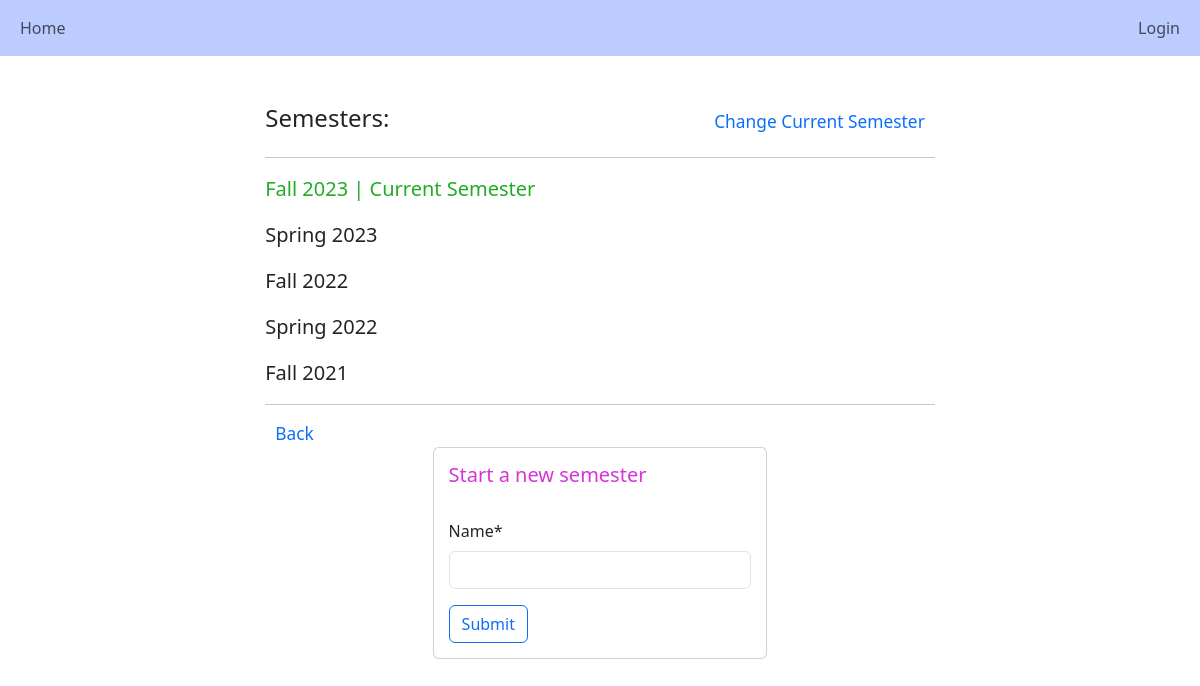
The app's page /semes/ with its own data.
### main/models.py (models this page shows)
class Semester(models.Model):
    name = models.CharField(max_length=255, default="")
    is_current = models.BooleanField(default=True)

### main/views.py (the view)
# urls.py: path('semes/', views.semes, name="semes"),
def semes(request):
    semesters = Semester.objects.all()
    if request.method == 'POST':
        form = SemesterForm(request.POST)
        if form.is_valid():
            sem = form.save(commit=False)
            sem.save()
            return redirect('/semes/', {"form":form, "semesters":semesters})
    else:
        form = SemesterForm()
    return render(request, 'main/semes.html', {"form":form, "semesters":semesters})

### main/forms.py
class SemesterForm(forms.ModelForm):
    class Meta:
        model = Semester
        fields = ["name"]

### main/templates/main/semes.html (shortened to what this page needs)
{% extends 'main/base.html' %}
{% load crispy_forms_tags %}
{% block content %}
<div style="width:60%; margin:auto">
    <br>
    <div style="display:flex; justify-content:space-between; align-items:center">
        <h4>Semesters:</h4>
        <a href="{% url 'current_semes' %}" style="font-size:13pt; text-decoration:none; margin-right:10px">Change Current Semester</a>
    </div>
    <hr>
    {% for semester in semesters %}
    <p {% if semester.is_current %} style="color:rgb(34, 172, 38); font-size:15pt"  {% else %} style="font-size:15pt" {% endif %}>{{semester.name}} {% if semester.is_current %} | Current Semester {% endif %}</p>
    {% endfor %}
    <hr>
    <a href="{% url 'home' %}" style="font-size:13pt; text-decoration:none; margin-left:10px">Back</a>
    <br>
    <div style="width:50%; padding:15px; margin:auto" class="card">
        <h5 style="color:rgb(214, 52, 214)">Start a new semester</h5><br>
        <form method="POST" name="semesterform">
            {{form|crispy}}
            <button type="sumbit" class="btn btn-outline-primary" name="submitform" >Submit</button>
        </form>
    </div>
    <br>
    <br>
</div>
{% endblock %}

### records on screen
Semester: name "Fall 2023", is_current "| Current Semester"
Semester: name "Spring 2023"
Semester: name "Fall 2022"
Semester: name "Spring 2022"
Semester: name "Fall 2021"
